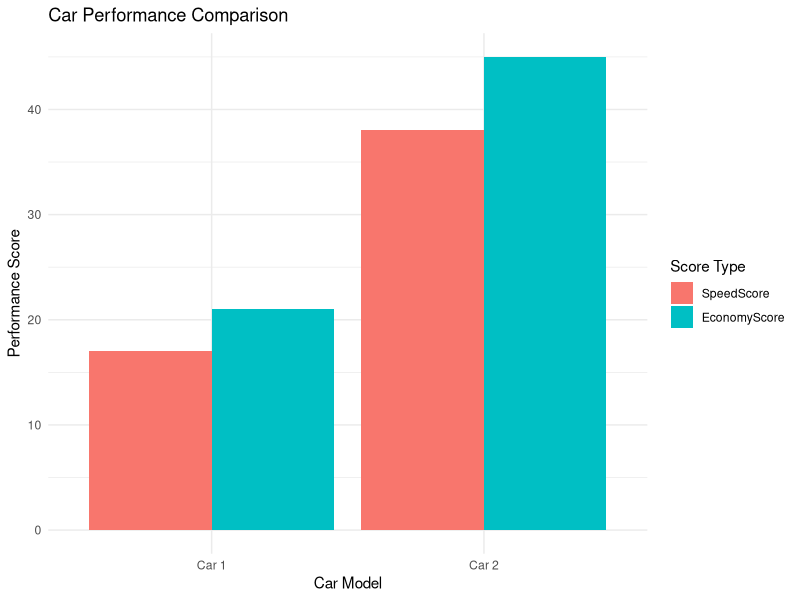

The R source for this figure:
#MATRIX A 
#Each row as diff car model, three col as three features 
#engine power, torque, efficiency 
#car 1: 1,2,3
#car 2: 4,5,6
my_vector<-c(1,2,3,4,5,6)

A<-matrix(my_vector,nrow = 2,ncol = 3,byrow = TRUE)
print("matrix A (Car Features:")
print(A)


#weights of contribution facts of each features toward two performance scores 
#1:speed score 
#2economy score
#engine power w 1  speed 0  econ
#torque w 2  speed 3  econ 
# fuel eff w 4 speed 5 econ 

B <- matrix(c(1, 0, 2, 3, 4, 5), nrow = 3, ncol = 2, byrow = TRUE)
print("Matrix B (Feature Weights):")
print(B)


#mult matrix A by B to get perform scores 

C<-A%*%B
print("matrix C (Calc perform scores):")
print(C)

colnames(C) <- c("SpeedScore", "EconomyScore")

#flip over diagonal to creat plots/why not 

tA <- t(A)
print("Transpose of Matrix A (Features as Rows):")
print(tA)

install.packages(c("ggplot2", "reshape2"))

cat("Car 1 Speed Score:", C[1, 1], "\n")
cat("Car 1 Economy Score:", C[1, 2], "\n")
cat("Car 2 Speed Score:", C[2, 1], "\n")
cat("Car 2 Economy Score:", C[2, 2], "\n")

rownames(C)<-c("Car 1","Car 2")
colnames(C)<-c("SpeedScore","EconomyScore")

df_scores<-as.data.frame(C)
df_scores$Car<-row.names(df_scores)
print("Data Frame of Performance Scores:")
print(df_scores)

install.packages("reshape2")
library(reshape2)
df_melted <- melt(df_scores, id.vars = "Car", variable.name = "ScoreType", value.name = "Score")
print("Reshaped Data for Plotting:")
print(df_melted)

install.packages("ggplot2")
library(ggplot2)
p <- ggplot(df_melted, aes(x = Car, y = Score, fill = ScoreType)) +
  geom_bar(stat = "identity", position = "dodge") +
  labs(title = "Car Performance Comparison", x = "Car Model", y = "Performance Score", fill = "Score Type") +
  theme_minimal()
print(p)










